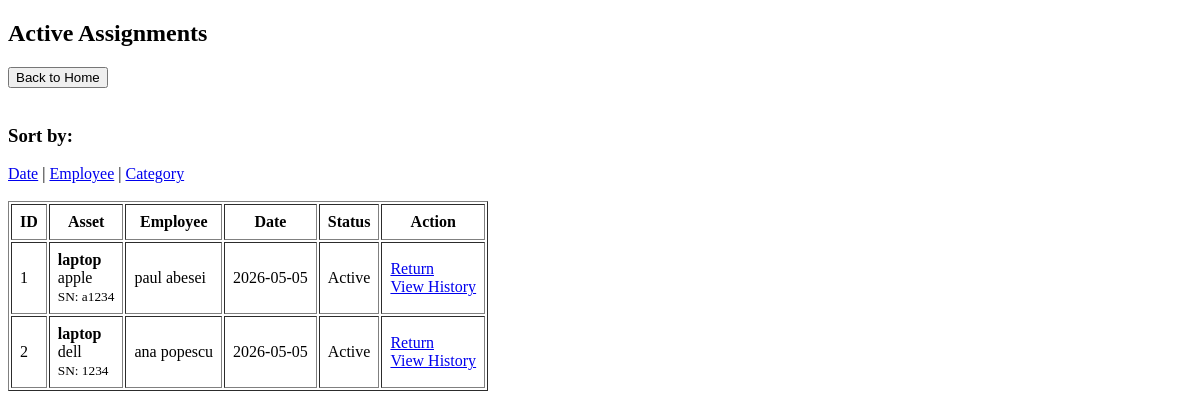
/assignments, run on an earlier commit of the app's database.
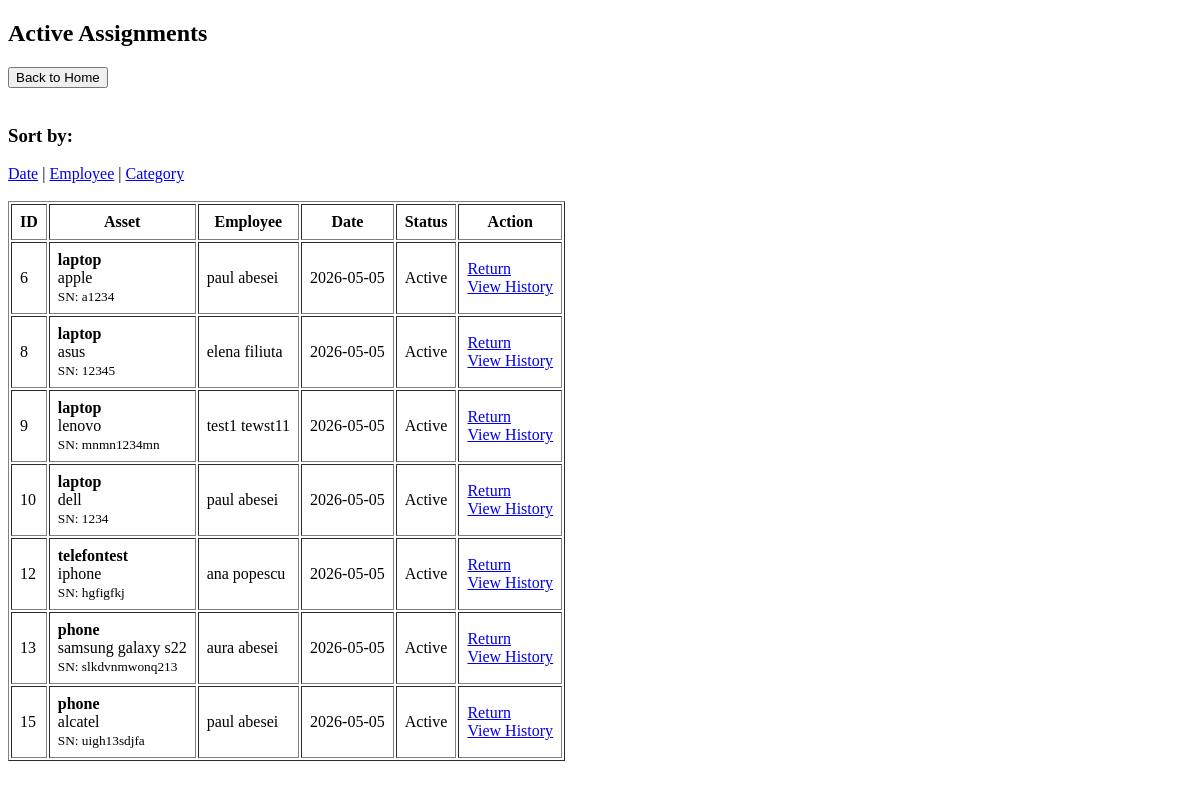
And on a later commit of the database.
### tables this page shows
CREATE TABLE assignments (
        id INTEGER PRIMARY KEY AUTOINCREMENT,
        asset_id INTEGER NOT NULL,
        employee_id INTEGER NOT NULL,
        assigned_date TEXT NOT NULL,
        returned_date TEXT,
        status TEXT NOT NULL DEFAULT 'Active',

        FOREIGN KEY (asset_id) REFERENCES assets(id),
        FOREIGN KEY (employee_id) REFERENCES employees(id)
    );

CREATE TABLE assets (
        id INTEGER PRIMARY KEY AUTOINCREMENT,
        category TEXT,
        brand TEXT,
        serial_number TEXT UNIQUE,
        status TEXT NOT NULL DEFAULT 'Available',
        purchase_date TEXT
    );

CREATE TABLE employees (
        id INTEGER PRIMARY KEY AUTOINCREMENT,
        first_name TEXT NOT NULL,
        last_name TEXT NOT NULL,
        department TEXT
    );

### routes/assignments.py (the view)
    @app.route("/assignments")
    def list_assignments():
        sort_by = request.args.get("sort", "assigned_date")
        data = get_active_assignments(sort_by)
        return render_template("assignments/list.html",assignments=data)

### templates/assignments/list.html (shortened to what this page needs)
<!DOCTYPE html>
<html>
<head>
</head>
<body>
<h2>Active Assignments</h2>
<button onclick="window.location.href='/'">Back to Home</button>
<br><br>
<h3>Sort by:</h3>
<a href="/assignments?sort=date">Date</a> |
<a href="/assignments?sort=name">Employee</a> |
<a href="/assignments?sort=category">Category</a>
<br><br>
<table border="1" cellpadding="8">
    <tr>
        <th>ID</th>
        <th>Asset</th>
        <th>Employee</th>
        <th>Date</th>
        <th>Status</th>
        <th>Action</th>
    </tr>
    {% for row in assignments %}
    <tr>
        <td>{{ row["assignment_id"] }}</td>
        <td>
            <b>{{ row["category"] }}</b><br>
            {{ row["brand"] }}<br>
            <small>SN: {{ row["serial_number"] }}</small>
        </td>
        <td>{{ row["first_name"] }} {{ row["last_name"] }}</td>
        <td>{{ row["assigned_date"] }}</td>
        <td>{{ row["status"] }}</td>
        <td>
            <a href="/return/{{ row['assignment_id'] }}">Return</a>
            <br>
            <a href="/asset/{{ row['asset_id'] }}">View History</a>
        </td>
    </tr>
    {% endfor %}
</table>
</body>
</html>

What changed in the data, as far as the page shows it:
no longer on this page (row edited): assignments: assignment_id "1", category "laptop", brand "apple", serial_number "a1234", first_name "paul", last_name "abesei", assigned_date "2026-05-05", status "Active"
no longer on this page (row edited): assignments: assignment_id "2", category "laptop", brand "dell", serial_number "1234", first_name "ana", last_name "popescu", assigned_date "2026-05-05", status "Active"
added assignments: assignment_id "6", category "laptop", brand "apple", serial_number "a1234", first_name "paul", last_name "abesei", assigned_date "2026-05-05", status "Active"
added assignments: assignment_id "8", category "laptop", brand "asus", serial_number "12345", first_name "elena", last_name "filiuta", assigned_date "2026-05-05", status "Active"
added assignments: assignment_id "9", category "laptop", brand "lenovo", serial_number "mnmn1234mn", first_name "test1", last_name "tewst11", assigned_date "2026-05-05", status "Active"
added assignments: assignment_id "10", category "laptop", brand "dell", serial_number "1234", first_name "paul", last_name "abesei", assigned_date "2026-05-05", status "Active"
added assignments: assignment_id "12", category "telefontest", brand "iphone", serial_number "hgfigfkj", first_name "ana", last_name "popescu", assigned_date "2026-05-05", status "Active"
added assignments: assignment_id "13", category "phone", brand "samsung galaxy s22", serial_number "slkdvnmwonq213", first_name "aura", last_name "abesei", assigned_date "2026-05-05", status "Active"
added assignments: assignment_id "15", category "phone", brand "alcatel", serial_number "uigh13sdjfa", first_name "paul", last_name "abesei", assigned_date "2026-05-05", status "Active"
